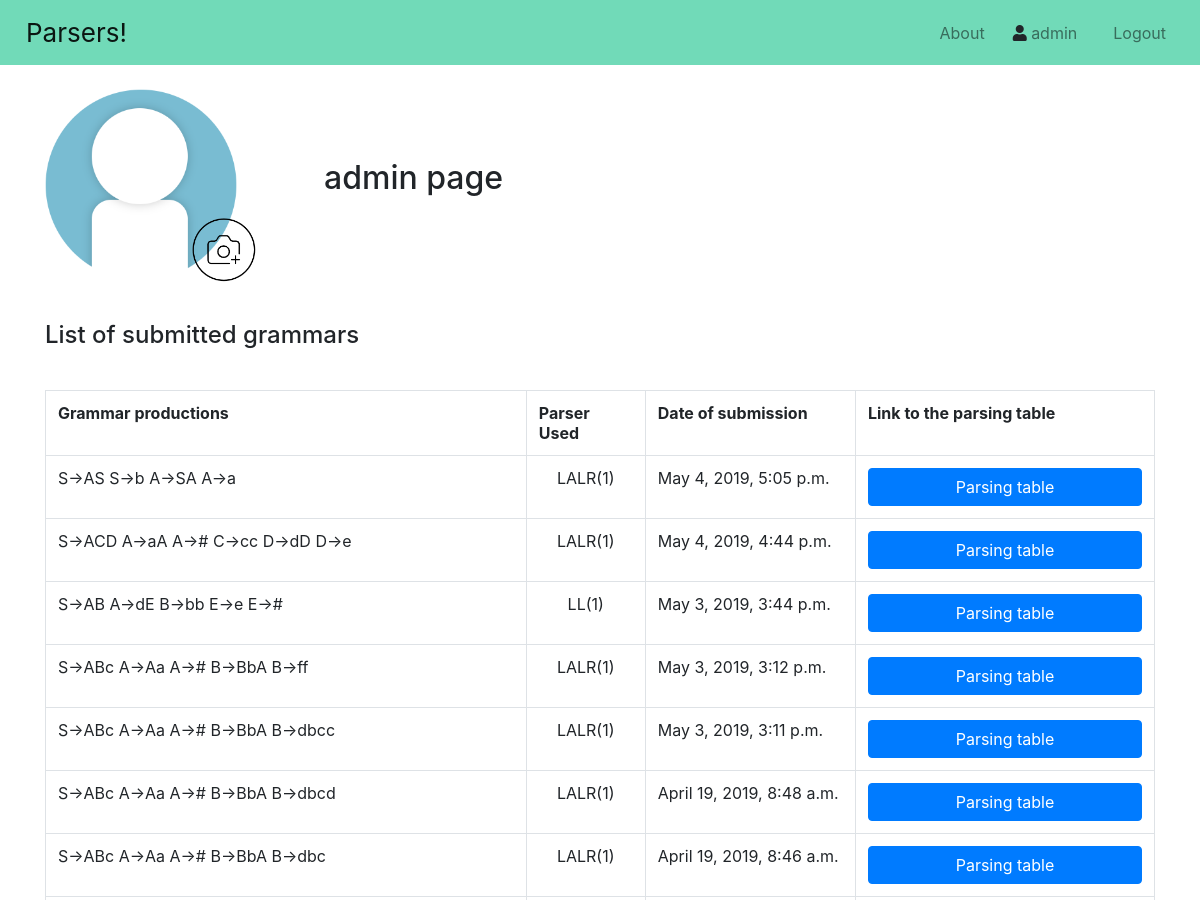
The page /user/ (signed in, upper part) on the database as committed earlier.
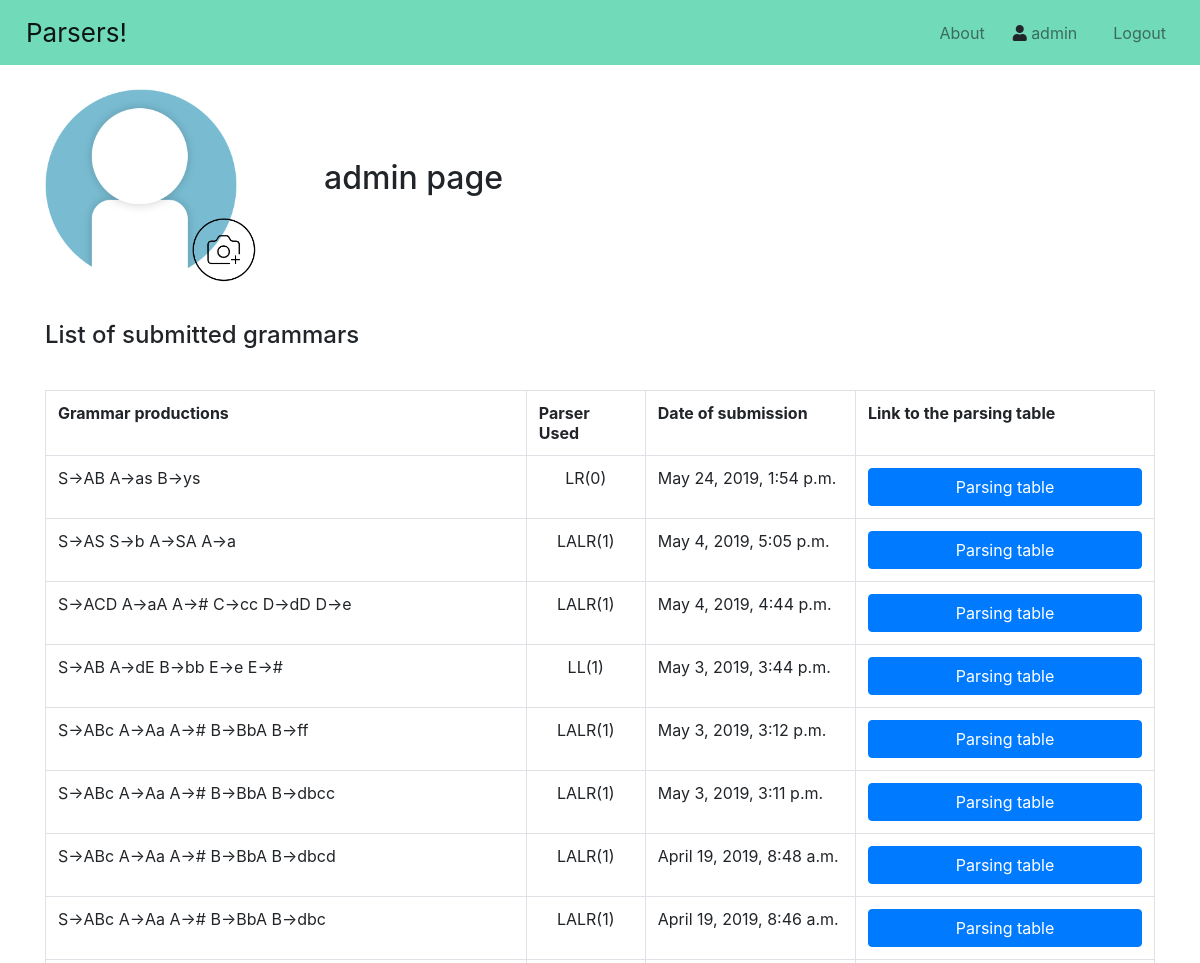
The same page on the database as committed later.
### main/models.py (models this page shows, shortened)
class Grammar(models.Model):
    grammar_productions = models.TextField()
    grammar_terminal_symbols = models.TextField()
    grammar_nonTerminal_symbols = models.TextField()
    grammar_first_set = models.TextField()
    grammar_follow_set = models.TextField()
    grammar_used_parser = models.CharField(max_length = 20)
    grammar_parsing_table_entries = models.TextField()
    grammar_user_submitter = models.ForeignKey(User, on_delete = models.CASCADE, blank = True, null = True)
    grammar_timestamp = models.DateTimeField('Date submitted', default = timezone.now())

### main/views.py (the view)
# urls.py: path("user/", views.user_page, name = "user"),
def user_page(request):
    grammars_to_show = []
    for grammar_entry in Grammar.objects.all():
        if (grammar_entry.grammar_user_submitter == request.user):
            grammars_to_show.append(grammar_entry)
    return(render(request = request, template_name = "main/user_page.html", context = {"grammars": grammars_to_show}))

### main/templates/main/user_page.html
{% extends "main/home.html" %}
{% load static %}
{% block content %}
    <div id="avatar_title_div">
        <div id="avatar_group">
            <img src="{% static 'img/default_avatar.png' %}" id="user_avatar">
            <img src="{% static 'img/upload_new_avatar.png' %}" id="upload_new_avatar">
        </div>
        <h2 id="user_page_title">{{user.username}} page</h2>
    </div>
    <br>
    <p><h4>List of submitted grammars</h4></p>
    <br>
    <table id="user_table" class="table table-bordered">
        <tr>
            <th>Grammar productions</th>
            <th>Parser Used</th>
            <th>Date of submission</th>
            <th>Link to the parsing table</th>
        </tr>
        {% for element in grammars reversed %}
            <tr>
                <td>{{ element.grammar_productions }}</td>
                {% if element.grammar_used_parser == "lr0" %}
                    <td style="text-align: center;">LR(0)</td>
                {% elif element.grammar_used_parser == "slr0" %}
                    <td style="text-align: center;">SLR(0)</td>
                {% elif element.grammar_used_parser == "lr1" %}
                    <td style="text-align: center;">LR(1)</td>
                {% elif element.grammar_used_parser == "lalr1" %}
                    <td style="text-align: center;">LALR(1)</td>
                {% elif element.grammar_used_parser == "ll1" %}
                    <td style="text-align: center;">LL(1)</td>
                {% endif %}
                <td>{{element.grammar_timestamp}}</td>
                <td><input class="btn btn-primary btn-user-page" value="Parsing table" onclick="window.location.href='/{{element.grammar_used_parser}}-parser/parsing-grammar-{{element.id}}/'"/></td>
            </tr>
        {% endfor %}
    </table>
{% endblock %}

Rows that differ between the two databases and show on the page:
added Grammar: grammar_productions "S->AB A->as B->ys", grammar_used_parser "LR(0)", grammar_timestamp "May 24, 2019, 1:54 p.m."
